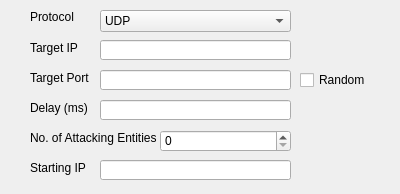
<?xml version="1.0" encoding="UTF-8"?>
<ui version="4.0">
 <class>FloodAttack</class>
 <widget class="QDialog" name="FloodAttack">
  <property name="geometry">
   <rect>
    <x>0</x>
    <y>0</y>
    <width>400</width>
    <height>194</height>
   </rect>
  </property>
  <property name="windowTitle">
   <string>Dialog</string>
  </property>
  <widget class="QSpinBox" name="spinBox_2">
   <property name="geometry">
    <rect>
     <x>160</x>
     <y>130</y>
     <width>131</width>
     <height>22</height>
    </rect>
   </property>
  </widget>
  <widget class="QLineEdit" name="lineEdit_6">
   <property name="geometry">
    <rect>
     <x>100</x>
     <y>100</y>
     <width>191</width>
     <height>20</height>
    </rect>
   </property>
  </widget>
  <widget class="QLabel" name="label_6">
   <property name="geometry">
    <rect>
     <x>30</x>
     <y>10</y>
     <width>47</width>
     <height>13</height>
    </rect>
   </property>
   <property name="text">
    <string>Protocol</string>
   </property>
  </widget>
  <widget class="QLineEdit" name="lineEdit_7">
   <property name="geometry">
    <rect>
     <x>100</x>
     <y>160</y>
     <width>191</width>
     <height>20</height>
    </rect>
   </property>
  </widget>
  <widget class="QLabel" name="label_8">
   <property name="geometry">
    <rect>
     <x>30</x>
     <y>100</y>
     <width>61</width>
     <height>16</height>
    </rect>
   </property>
   <property name="text">
    <string>Delay (ms)</string>
   </property>
  </widget>
  <widget class="QLineEdit" name="lineEdit_5">
   <property name="geometry">
    <rect>
     <x>100</x>
     <y>70</y>
     <width>191</width>
     <height>20</height>
    </rect>
   </property>
  </widget>
  <widget class="QLabel" name="label_10">
   <property name="geometry">
    <rect>
     <x>30</x>
     <y>160</y>
     <width>61</width>
     <height>16</height>
    </rect>
   </property>
   <property name="text">
    <string>Starting IP</string>
   </property>
  </widget>
  <widget class="QLabel" name="label_7">
   <property name="geometry">
    <rect>
     <x>30</x>
     <y>70</y>
     <width>61</width>
     <height>16</height>
    </rect>
   </property>
   <property name="text">
    <string>Target Port</string>
   </property>
  </widget>
  <widget class="QLabel" name="label_9">
   <property name="geometry">
    <rect>
     <x>30</x>
     <y>130</y>
     <width>131</width>
     <height>16</height>
    </rect>
   </property>
   <property name="text">
    <string>No. of Attacking Entities</string>
   </property>
  </widget>
  <widget class="QComboBox" name="comboBox">
   <property name="geometry">
    <rect>
     <x>100</x>
     <y>10</y>
     <width>191</width>
     <height>22</height>
    </rect>
   </property>
   <item>
    <property name="text">
     <string>UDP</string>
    </property>
   </item>
   <item>
    <property name="text">
     <string>TCP</string>
    </property>
   </item>
   <item>
    <property name="text">
     <string>ICMP</string>
    </property>
   </item>
  </widget>
  <widget class="QLabel" name="label_11">
   <property name="geometry">
    <rect>
     <x>30</x>
     <y>40</y>
     <width>61</width>
     <height>16</height>
    </rect>
   </property>
   <property name="text">
    <string>Target IP</string>
   </property>
  </widget>
  <widget class="QLineEdit" name="lineEdit_8">
   <property name="geometry">
    <rect>
     <x>100</x>
     <y>40</y>
     <width>191</width>
     <height>20</height>
    </rect>
   </property>
  </widget>
  <widget class="QCheckBox" name="checkBox">
   <property name="geometry">
    <rect>
     <x>300</x>
     <y>70</y>
     <width>70</width>
     <height>20</height>
    </rect>
   </property>
   <property name="text">
    <string>Random</string>
   </property>
  </widget>
 </widget>
 <resources/>
 <connections/>
</ui>
